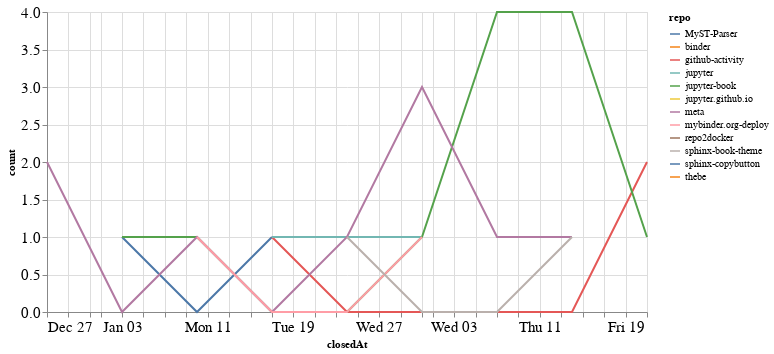

The cell this chart's notebook holds for it:
### Code cell
closed_by_time = closed_by.groupby('repo').resample('W', on='closedAt').count()['author'].reset_index()
closed_by_time = closed_by_time.rename(columns={'author': 'count'})

alt.Chart(closed_by_time, width=600).mark_line().encode(
    x='closedAt',
    y='count',
    color='repo',
    tooltip="repo"
)

### Figure 1 — Vega-Lite specification as saved in the notebook (floating-point values rounded to 4 significant figures)
{"config": {"axisLeft": {"labelFontSize": 15}, "axisBottom": {"labelFontSize": 15}}, "data": {"name": "data-7ae59dbd667f515c769f8d4e18182470"}, "mark": "line", "encoding": {"color": {"type": "nominal", "field": "repo"}, "tooltip": {"type": "nominal", "field": "repo"}, "x": {"type": "temporal", "field": "closedAt"}, "y": {"type": "quantitative", "field": "count"}}, "width": 600, "$schema": "https://vega.github.io/schema/vega-lite/v4.8.1.json", "datasets": {"data-7ae59dbd667f515c769f8d4e18182470": [{"repo": "MyST-Parser", "closedAt": "2021-01-03T00:00:00", "count": 1}, {"repo": "MyST-Parser", "closedAt": "2021-01-10T00:00:00", "count": 0}, {"repo": "MyST-Parser", "closedAt": "2021-01-17T00:00:00", "count": 1}, {"repo": "binder", "closedAt": "2021-01-31T00:00:00", "count": 1}, {"repo": "github-activity", "closedAt": "2021-01-17T00:00:00", "count": 1}, {"repo": "github-activity", "closedAt": "2021-01-24T00:00:00", "count": 0}, {"repo": "github-activity", "closedAt": "2021-01-31T00:00:00", "count": 0}, {"repo": "github-activity", "closedAt": "2021-02-07T00:00:00", "count": 0}, {"repo": "github-activity", "closedAt": "2021-02-14T00:00:00", "count": 0}, {"repo": "github-activity", "closedAt": "2021-02-21T00:00:00", "count": 2}, {"repo": "jupyter", "closedAt": "2021-01-17T00:00:00", "count": 1}, {"repo": "jupyter", "closedAt": "2021-01-24T00:00:00", "count": 1}, {"repo": "jupyter", "closedAt": "2021-01-31T00:00:00", "count": 1}, {"repo": "jupyter-book", "closedAt": "2021-01-03T00:00:00", "count": 1}, {"repo": "jupyter-book", "closedAt": "2021-01-10T00:00:00", "count": 1}, {"repo": "jupyter-book", "closedAt": "2021-01-17T00:00:00", "count": 0}, {"repo": "jupyter-book", "closedAt": "2021-01-24T00:00:00", "count": 0}, {"repo": "jupyter-book", "closedAt": "2021-01-31T00:00:00", "count": 1}, {"repo": "jupyter-book", "closedAt": "2021-02-07T00:00:00", "count": 4}, {"repo": "jupyter-book", "closedAt": "2021-02-14T00:00:00", "count": 4}, {"repo": "jupyter-book", "closedAt": "2021-02-21T00:00:00", "count": 1}, {"repo": "jupyter.github.io", "closedAt": "2021-02-07T00:00:00", "count": 1}, {"repo": "meta", "closedAt": "2020-12-27T00:00:00", "count": 2}, {"repo": "meta", "closedAt": "2021-01-03T00:00:00", "count": 0}, {"repo": "meta", "closedAt": "2021-01-10T00:00:00", "count": 1}, {"repo": "meta", "closedAt": "2021-01-17T00:00:00", "count": 0}, {"repo": "meta", "closedAt": "2021-01-24T00:00:00", "count": 1}, {"repo": "meta", "closedAt": "2021-01-31T00:00:00", "count": 3}, {"repo": "meta", "closedAt": "2021-02-07T00:00:00", "count": 1}, {"repo": "meta", "closedAt": "2021-02-14T00:00:00", "count": 1}, {"repo": "mybinder.org-deploy", "closedAt": "2021-01-10T00:00:00", "count": 1}, {"repo": "mybinder.org-deploy", "closedAt": "2021-01-17T00:00:00", "count": 0}, {"repo": "mybinder.org-deploy", "closedAt": "2021-01-24T00:00:00", "count": 0}, {"repo": "mybinder.org-deploy", "closedAt": "2021-01-31T00:00:00", "count": 1}, {"repo": "repo2docker", "closedAt": "2021-01-24T00:00:00", "count": 1}, {"repo": "sphinx-book-theme", "closedAt": "2021-01-24T00:00:00", "count": 1}, {"repo": "sphinx-book-theme", "closedAt": "2021-01-31T00:00:00", "count": 0}, {"repo": "sphinx-book-theme", "closedAt": "2021-02-07T00:00:00", "count": 0}, {"repo": "sphinx-book-theme", "closedAt": "2021-02-14T00:00:00", "count": 1}, {"repo": "sphinx-copybutton", "closedAt": "2021-01-03T00:00:00", "count": 1}, {"repo": "thebe", "closedAt": "2021-01-10T00:00:00", "count": 1}]}}
